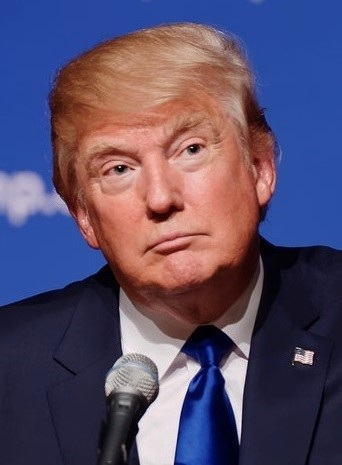
#> input picture images/Trump.jpg, 342 x 465 px, found by its file name
$ jupyter execute '5. real time face detiction.ipynb'   (text cells are left out)
#> lines starting #> are read from the running program, lines starting #| are printed output that depends on the picture; after the words box and inside, x2 and y2 are one past the last pixel; in counts of white or black regions, pixels touching at a corner belong together; pictures that were not available may be replaced by others from this repository, and a replacement may not be noted
[cell 1]
import numpy as np
import cv2

# We point OpenCV's CascadeClassifier function to where our
# classifier (XML file format) is stored
face_classifier = cv2.CascadeClassifier('C:\\Users\\Sabakat\\Desktop\\Haarcascades\\haarcascade_frontalface_default.xml')

# Load our image then convert it to grayscale
image = cv2.imread('C:\\Users\\Sabakat\\Desktop\\images\\Trump.jpg')
#> image is the input picture: shape (465, 342, 3); mean B, G, R 104.9, 77.8, 89.5
gray = cv2.cvtColor(image, cv2.COLOR_BGR2GRAY)
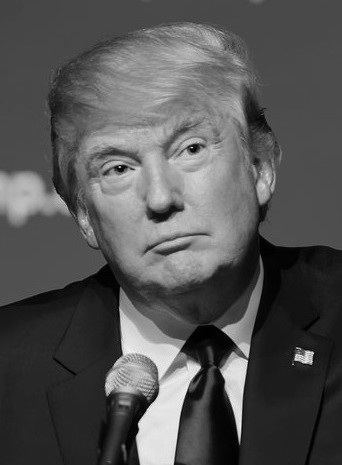
#> gray: shape (465, 342); min 0, max 252, mean 84.4

# Our classifier returns the ROI of the detected face as a tuple
# It stores the top left coordinate and the bottom right coordiantes
faces = face_classifier.detectMultiScale(gray, 1.3, 5)
#> faces = [[53, 70, 215, 215]]

# When no faces detected, face_classifier returns and empty tuple
if faces is ():
    print("No faces found")

# We iterate through our faces array and draw a rectangle
# over each face in faces
for (x,y,w,h) in faces:
    cv2.rectangle(image, (x,y), (x+w,y+h), (127,0,255), 2)
    cv2.imshow('Face Detection', image)
    cv2.waitKey(0)
#> this loop made 1 pass

cv2.destroyAllWindows()

[cell 2]
import numpy as np
import cv2

face_classifier = cv2.CascadeClassifier('C:\\Users\\Sabakat\\Desktop\\Haarcascades\\haarcascade_frontalface_default.xml')
eye_classifier = cv2.CascadeClassifier('C:\\Users\\Sabakat\\Desktop\\Haarcascades\\haarcascade_eye.xml')

img = cv2.imread('C:\\Users\\Sabakat\\Desktop\\images\\essan4.png')
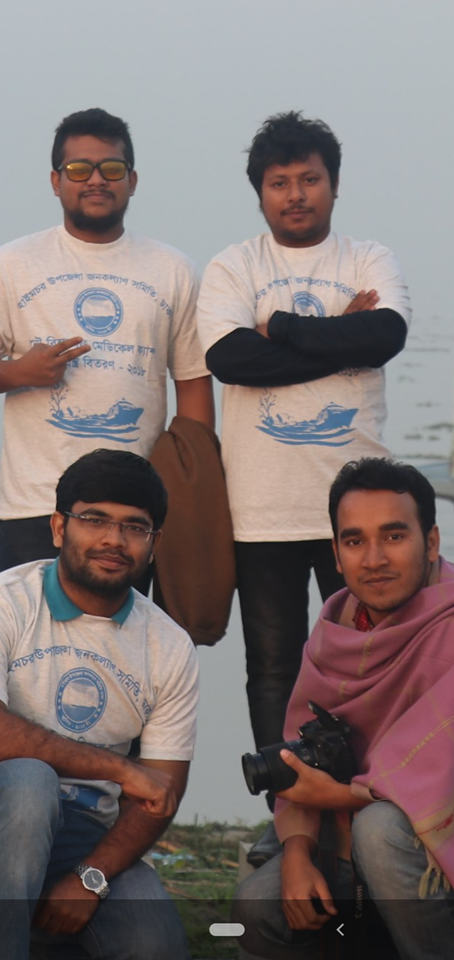
#> input picture images/essan4.png, 454 x 960 px, found by its file name
#> img is the input picture: shape (960, 454, 3); mean B, G, R 114.3, 115.5, 128
#img = cv2.imread('C:\\Users\\Sabakat\\Desktop\\images\\Trump.jpg')
gray = cv2.cvtColor(img, cv2.COLOR_BGR2GRAY)
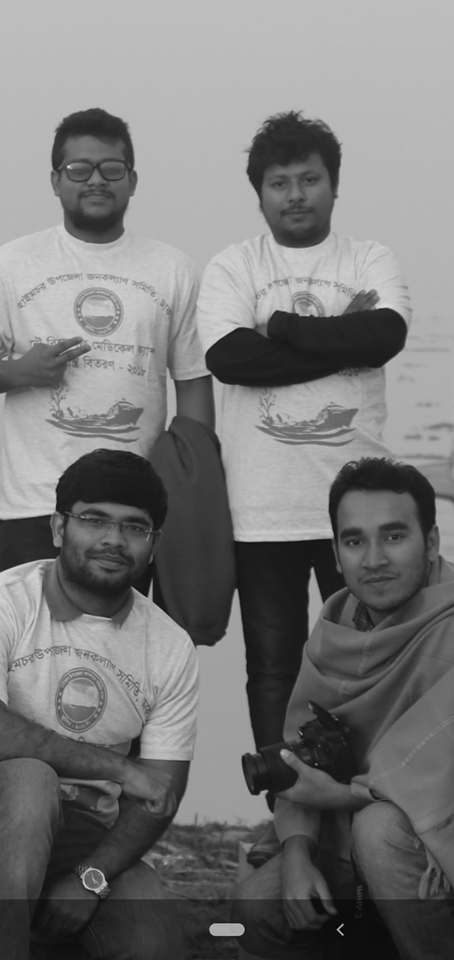
#> gray: shape (960, 454); min 0, max 232, mean 119.1

faces = face_classifier.detectMultiScale(gray, 1.3, 5)
#> faces = [[52, 137, 82, 82], [253, 150, 83, 83], [60, 486, 102, 102], [324, 499, 103, 103]]

# When no faces detected, face_classifier returns and empty tuple
if faces is ():
    print("No Face Found")

for (x,y,w,h) in faces:
    cv2.rectangle(img,(x,y),(x+w,y+h),(127,0,255),2)
    cv2.imshow('img',img)
    cv2.waitKey(0)
    roi_gray = gray[y:y+h, x:x+w]
    roi_color = img[y:y+h, x:x+w]
    eyes = eye_classifier.detectMultiScale(roi_gray)
    for (ex,ey,ew,eh) in eyes:
        cv2.rectangle(roi_color,(ex,ey),(ex+ew,ey+eh),(255,255,0),2)
        cv2.imshow('img',img)
        cv2.waitKey(0)
#> this loop made 4 passes
#> (x, y, w, h, eyes) on passes 2 to 4: (253, 150, 83, 83, [[46, 19, 22, 22], [15, 21, 24, 24]]), (60, 486, 102, 102, [[63, 32, 21, 21], [57, 25, 28, 28], [14, 13, 36, 36]]), (324, 499, 103, 103, [[55, 23, 28, 28], [16, 28, 26, 26]])
#> pass 1, `roi_gray = gray[y:y+h, x:x+w]`:
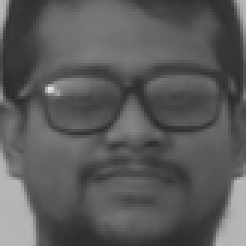
#> roi_gray: shape (82, 82) (shown 3 times larger); min 43, max 232, mean 90.6
#> pass 1, `roi_color = img[y:y+h, x:x+w]`:
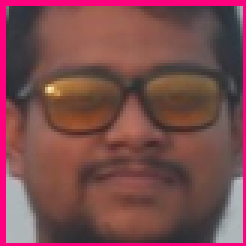
#> roi_color: shape (82, 82, 3) (shown 3 times larger); mean B, G, R 77.4, 75.1, 122.7
#> after the loop:
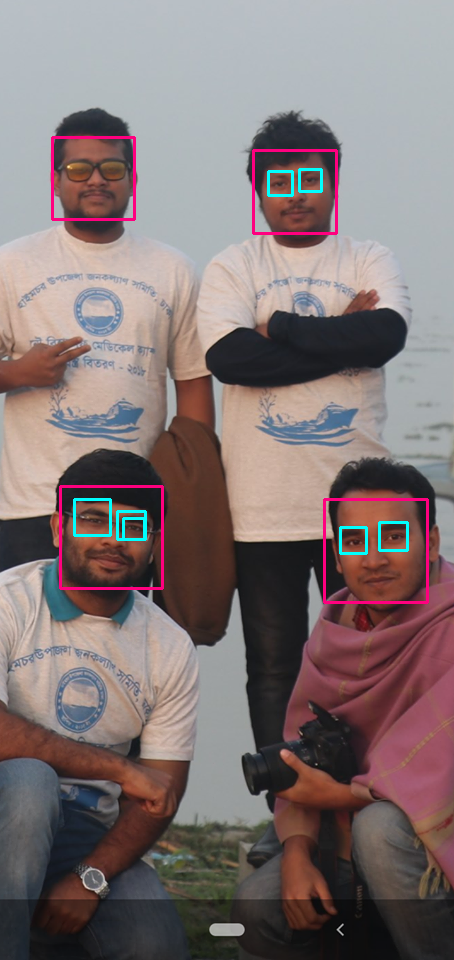
#> img: shape (960, 454, 3); 1.49% of pixels changed, all inside (x1, y1, x2, y2) = (51, 136, 429, 604)
#> after the loop:
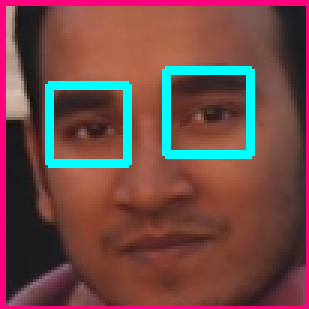
#> roi_color: shape (103, 103, 3) (shown 3 times larger); mean B, G, R 71.8, 74.2, 114.7
#> after the loop:
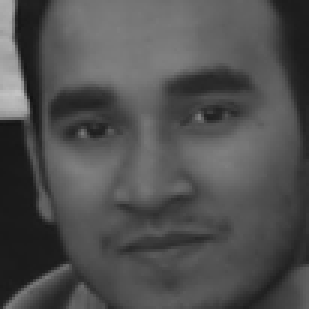
#> roi_gray: shape (103, 103) (shown 3 times larger); min 18, max 195, mean 80.1

cv2.destroyAllWindows()

[cell 3]
import cv2
import numpy as np

face_classifier = cv2.CascadeClassifier('C:\\Users\\Sabakat\\Desktop\\Haarcascades\\haarcascade_frontalface_default.xml')
eye_classifier = cv2.CascadeClassifier('C:\\Users\\Sabakat\\Desktop\\Haarcascades\\/haarcascade_eye.xml')

def face_detector(img, size=0.5):
    # Convert image to grayscale
    gray = cv2.cvtColor(img,cv2.COLOR_BGR2GRAY)
    faces = face_classifier.detectMultiScale(gray, 1.3, 5)
    if faces is ():
        return img

    for (x,y,w,h) in faces:
        x = x - 50
        w = w + 50
        y = y - 50
        h = h + 50
        cv2.rectangle(img,(x,y),(x+w,y+h),(255,0,0),2)
        roi_gray = gray[y:y+h, x:x+w]
        roi_color = img[y:y+h, x:x+w]
        eyes = eye_classifier.detectMultiScale(roi_gray)

        for (ex,ey,ew,eh) in eyes:
            cv2.rectangle(roi_color,(ex,ey),(ex+ew,ey+eh),(0,0,255),2)

    roi_color = cv2.flip(roi_color,1)
    return roi_color

cap = cv2.VideoCapture(0)

while True:

    ret, frame = cap.read()
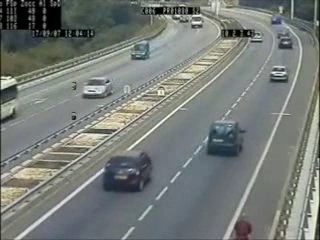
#> input picture frame 75 of images/cars.avi, 320 x 240 px, given in place of the camera
#> frame is the input picture: shape (240, 320, 3); mean B, G, R 120, 123.9, 118.8
    cv2.imshow('Our Face Extractor', face_detector(frame))
#> in face_detector, `faces = face_classifier.detectMultiScale(gray, 1.3, 5)`: faces = ()
    if cv2.waitKey(1) == 13: #13 is the Enter Key
#> (key Esc is pressed here)
        break

cap.release()
cv2.destroyAllWindows()

[cell 4]
import sys
print(sys.executable)

[cell 5]
import cv2
import numpy as np

# Create our body classifier
body_classifier = cv2.CascadeClassifier('C:\\Users\\Sabakat\\Desktop\\Haarcascades\\haarcascade_fullbody.xml')

# Initiate video capture for video file
cap = cv2.VideoCapture('C:\\Users\\Sabakat\\Desktop\\images\\walking.avi')

# Loop once video is successfully loaded
while cap.isOpened():

    # Read first frame
    ret, frame = cap.read()
    frame = cv2.resize(frame, None,fx=0.5, fy=0.5, interpolation = cv2.INTER_LINEAR)
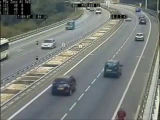
#> frame: shape (120, 160, 3); mean B, G, R 120.1, 124, 118.9

    gray = cv2.cvtColor(frame, cv2.COLOR_BGR2GRAY)
#> gray: shape (120, 160)
    # Pass frame to our body classifier
    bodies = body_classifier.detectMultiScale(gray, 1.2, 3)
#> bodies = ()

    # Extract bounding boxes for any bodies identified
    for (x,y,w,h) in bodies:
        cv2.rectangle(frame, (x, y), (x+w, y+h), (0, 255, 255), 2)
        cv2.imshow('Pedestrians', frame)
#> this loop made 0 passes

    if cv2.waitKey(1) == 13: #13 is the Enter Key
#> (key Esc is pressed here)
        break

cap.release()
cv2.destroyAllWindows()

[cell 6]
import cv2
import time
import numpy as np

# Create our body classifier
car_classifier = cv2.CascadeClassifier('C:\\Users\\Sabakat\\Desktop\\Haarcascades\\haarcascade_car.xml')

# Initiate video capture for video file
cap = cv2.VideoCapture('C:\\Users\\Sabakat\\Desktop\\images\\cars.avi')


# Loop once video is successfully loaded
while cap.isOpened():

    time.sleep(.05)
    # Read first frame
    ret, frame = cap.read()
    gray = cv2.cvtColor(frame, cv2.COLOR_BGR2GRAY)

    # Pass frame to our car classifier
    cars = car_classifier.detectMultiScale(gray, 1.4, 2)
#> cars = ()

    # Extract bounding boxes for any bodies identified
    for (x,y,w,h) in cars:
        cv2.rectangle(frame, (x, y), (x+w, y+h), (0, 255, 255), 2)
        cv2.imshow('Cars', frame)

    if cv2.waitKey(1) == 13: #13 is the Enter Key
#> (key Esc is pressed here)
        break

cap.release()
cv2.destroyAllWindows()
